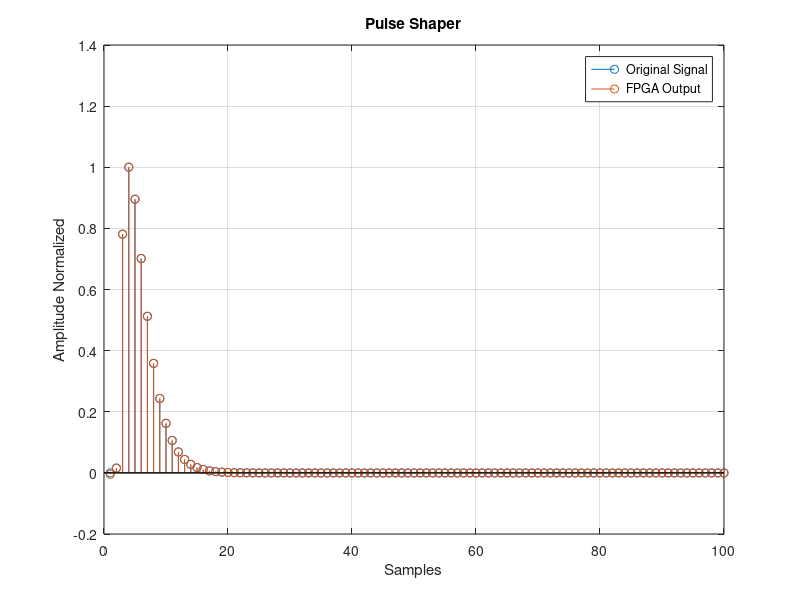
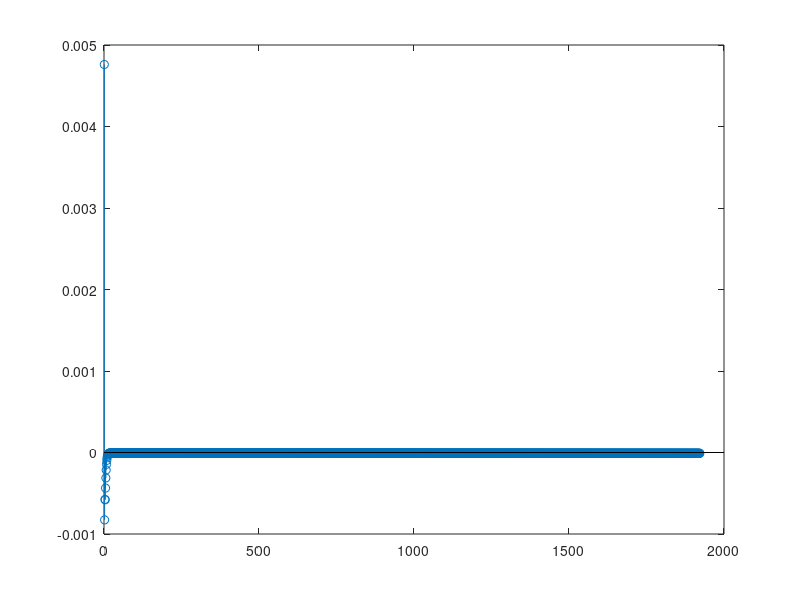

Source code (MATLAB) for these figures, in order:
clc
close all
clear

Gy = 2^15;
Gx = 2^32;

% Coeficientes reais
Hz = load("Hz.mat");
Hz = Hz.Hz;

% Dados FPGA
data = load("shaper_tb.txt");
data = data/Gx;


N = length(data);
M = length(Hz);
X = zeros(N, M);

% Saída do shaper ideal
for i=1:M
    Zn = Hz{1,i}.Numerator;
    Zd = Hz{1,i}.Denominator;

    [X_temp, B] = impz(Zn, Zd, N);

    X(:,i) = X_temp;
end

h = sum(X,2);

% Calcular erro
err = h - data;

% Figura de comparação
figure;
stem(h)
hold on
stem(data);
xlim([0 100]);

grid on;
title('Pulse Shaper')
ylabel('Amplitude Normalized');
xlabel('Samples');
legend('Original Signal', 'FPGA Output')


figure;
stem(err)
